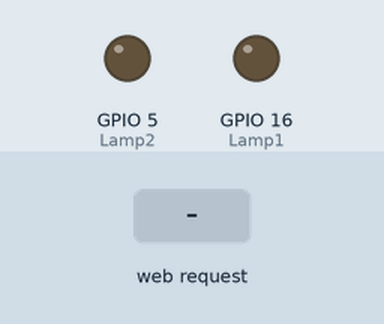
Simulated run of this sketch. Board: ESP8266 (NodeMCU). On the bench: output pins drawn as LEDs (lit = HIGH). The test bench sets the inputs (shaded band). WiFi joins after 1.5 s; servers stay silent unless stated; what the sketch prints to the serial monitor is not drawn.

Above: at 2.7 s.
2.8 s: HTTP request GET /16/on received
At 4.0 s:
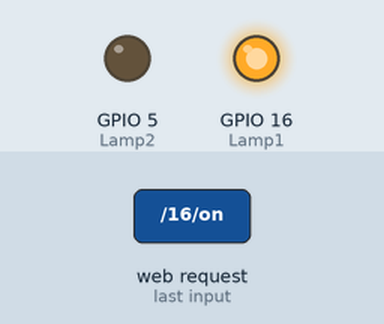
4.3 s: HTTP request GET /5/on received
At 5.1 s:
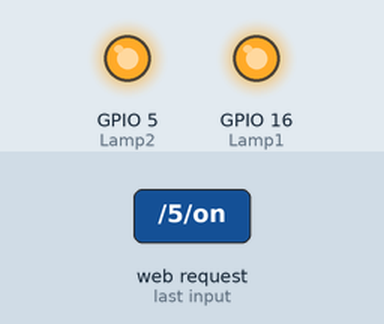
5.8 s: HTTP request GET /16/off received
At 6.3 s:
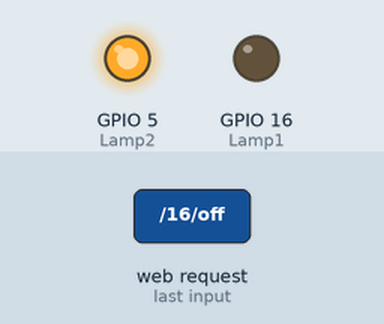
7.3 s: HTTP request GET /5/off received
At 8.6 s:
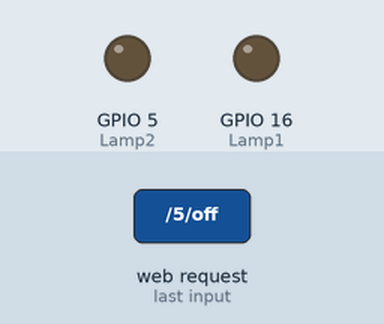
Timing chart, 0 to 9.8 s (numbered marks = the images above; inputs shaded):
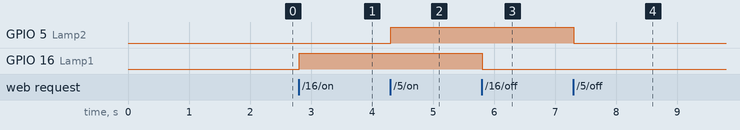

Measured:
- after the input at 2.8 s, GPIO 16 (Lamp1): LOW → HIGH at once
- after the input at 4.3 s, GPIO 5 (Lamp2): LOW → HIGH at once
- after the input at 5.8 s, GPIO 16 (Lamp1): HIGH → LOW at once
- after the input at 7.3 s, GPIO 5 (Lamp2): HIGH → LOW at once

The sketch:

Pertemuan_2.ino
```cpp
#include <ESP8266WiFi.h>
#define Lamp1 16
#define Lamp2 5

#include <HCSR04.h>

UltraSonicDistanceSensor distanceSensor(0, 2);

const char* ssid = "Adib_TA";
const char* password = "adibbowo";
int wifiStatus;

WiFiServer server(80);
String header;
String Lamp1State = "off";
String Lamp2State = "off";
String SensorState ="off";


unsigned long currentTime = millis();
unsigned long previousTime = 0;
const long timeoutTime = 2000;


void setup() {
  Serial.begin(115200);
  pinMode(Lamp1, OUTPUT);
  pinMode(Lamp2, OUTPUT);
  digitalWrite(Lamp1, LOW);
  digitalWrite(Lamp2, LOW);
  Serial.print("Connecting to ");
  Serial.println(ssid);
  WiFi.begin(ssid, password);
  while (wifiStatus = WiFi.status() != WL_CONNECTED) {
    delay(500);
    Serial.print(".");
  }
  Serial.println("");
  Serial.println("WiFi connected.");
  Serial.println("IP address: ");
  Serial.println(WiFi.localIP());
  server.begin();
}
void loop(){
  WiFiClient client = server.available();
  if (client) {

    currentTime = millis();
    previousTime = currentTime;
    Serial.println("New Client.");
    String currentLine = "";
    while (client.connected() && currentTime - previousTime <= timeoutTime) {
      currentTime = millis();
      if (client.available()) {
        char c = client.read();
        Serial.write(c);
        header += c;
        if (c == '\n') {
          if (currentLine.length() == 0) {
            client.println("HTTP/1.1 200 OK");
            client.println("Content-type:text/html");
            client.println("Connection: close");
            client.println();

            if (header.indexOf("GET /16/on") >= 0) {
              Serial.println("GPIO 16 on");
              Lamp1State = "on";
              digitalWrite(Lamp1, HIGH);
            } else if (header.indexOf("GET /16/off") >= 0) {
              Serial.println("GPIO 16 off");
              Lamp1State = "off";
              digitalWrite(Lamp1, LOW);
            } else if (header.indexOf("GET /5/on") >= 0) {
              Serial.println("GPIO 5 on");
              Lamp2State = "on";
              digitalWrite(Lamp2, HIGH);
            } else if (header.indexOf("GET /5/off") >= 0) {
              Serial.println("GPIO 5 off");
              Lamp2State = "off";
              digitalWrite(Lamp2, LOW);
            }

            else if (header.indexOf("GET /12/cek") >= 0) {
              Serial.print("GPIO 12 cek jarak");
              SensorState ="on";
              Serial.println(distanceSensor.measureDistanceCm());
            }else if (header.indexOf("GET /12/uncek") >= 0) {
              Serial.println("GPIO 12 cek jarak stop");
              SensorState ="off";
              }


            client.println("<!DOCTYPE html><html>");
            client.println("<head><meta name=\"viewport\" content=\"width=device-width, initial-scale=1\">");
            client.println("<link rel=\"icon\" href=\"data:,\">");
            client.println("<style>html { font-family: Helvetica; display: inline-block; margin: 0px auto; text-align: center;}");
            client.println(".button { background-color: #3DE31B; border: none; color: black; padding: 16px 40px;");
            client.println("text-decoration: none; font-size: 30px; margin: 2px; cursor: pointer;}");
            client.println(".button2 {background-color: #DB240F;}</style></head>");

            client.println("<body><h1>NodeMCU 8266 IOT Web Server Control Lamp</h1>");
            client.println("<p>Lamp 1 - Current Condition <b>" + Lamp1State + "</b></p>");
            if (Lamp1State=="off") {
              client.println("<p><a href=\"/16/on\"><button class=\"button\">ON</button></a></p>");
            } else {
              client.println("<p><a href=\"/16/off\"><button class=\"button button2\">OFF</button></a></p>");
            }

            client.println("<p>Lamp 2 - Current Condition <b>" + Lamp2State + "</b></p>");
            if (Lamp2State=="off") {
              client.println("<p><a href=\"/5/on\"><button class=\"button\">ON</button></a></p>");
            } else {
              client.println("<p><a href=\"/5/off\"><button class=\"button button2\">OFF</button></a></p>");
            }

            client.println("<p>Sensor jarak - Current Condition <b>" + SensorState + "</b></p>");
            if (SensorState=="off") {
              client.println("<p><a href=\"/12/cek\"><button class=\"button\">CEK</button></a></p>");

            } else {
              client.println("<p><a href=\"/12/uncek\"><button class=\"button button2\">UNCEK</button></a></p>");
              String myString = String(distanceSensor.measureDistanceCm());
              client.println("<p>Sensor Jarak - Current Jarak : <b>" +  myString + "cm </b></p>");
            }

            client.println("</body></html>");
            client.println();
            break;
          } else {
            currentLine = "";
          }
        } else if (c != '\r') {
          currentLine += c;
        }
      }
    }
    header = "";
    client.stop();
    Serial.println("Client disconnected.");
    Serial.println("");
  }
}
```
